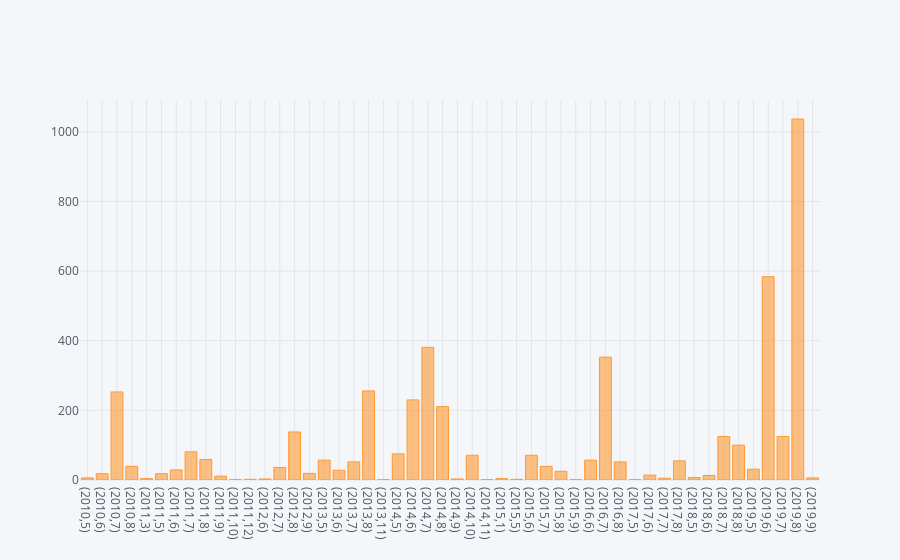

Notebook code cell kept with this figure:
### Code cell
df.groupby(["year", "month"]).size().sort_index().iplot(kind='bar')

### Figure 1 — Plotly figure (JSON) as saved in the notebook; plotly's stock layout.template omitted (floating-point values rounded to 4 significant figures)
{"data": [{"marker": {"color": "rgba(255, 153, 51, 0.6)", "line": {"color": "rgba(255, 153, 51, 1.0)", "width": 1}}, "name": "None", "orientation": "v", "text": "", "type": "bar", "uid": "16116e36-94fa-4559-8fc9-18794ac6f51a", "x": ["(2010,5)", "(2010,6)", "(2010,7)", "(2010,8)", "(2011,3)", "(2011,5)", "(2011,6)", "(2011,7)", "(2011,8)", "(2011,9)", "(2011,10)", "(2011,12)", "(2012,6)", "(2012,7)", "(2012,8)", "(2012,9)", "(2013,5)", "(2013,6)", "(2013,7)", "(2013,8)", "(2013,11)", "(2014,5)", "(2014,6)", "(2014,7)", "(2014,8)", "(2014,9)", "(2014,10)", "(2014,11)", "(2015,1)", "(2015,5)", "(2015,6)", "(2015,7)", "(2015,8)", "(2015,9)", "(2016,6)", "(2016,7)", "(2016,8)", "(2017,5)", "(2017,6)", "(2017,7)", "(2017,8)", "(2018,5)", "(2018,6)", "(2018,7)", "(2018,8)", "(2019,5)", "(2019,6)", "(2019,7)", "(2019,8)", "(2019,9)"], "y": [6, 18, 253, 39, 4, 18, 29, 81, 59, 11, 1, 2, 3, 36, 138, 19, 57, 28, 52, 256, 1, 75, 230, 381, 211, 3, 71, 1, 4, 2, 71, 39, 25, 1, 57, 353, 52, 1, 14, 5, 55, 7, 13, 125, 100, 31, 584, 125, 1037, 6]}], "layout": {"legend": {"bgcolor": "#F5F6F9", "font": {"color": "#4D5663"}}, "paper_bgcolor": "#F5F6F9", "plot_bgcolor": "#F5F6F9", "title": {"font": {"color": "#4D5663"}}, "xaxis": {"gridcolor": "#E1E5ED", "showgrid": true, "tickfont": {"color": "#4D5663"}, "title": {"font": {"color": "#4D5663"}, "text": ""}, "zerolinecolor": "#E1E5ED"}, "yaxis": {"gridcolor": "#E1E5ED", "showgrid": true, "tickfont": {"color": "#4D5663"}, "title": {"font": {"color": "#4D5663"}, "text": ""}, "zerolinecolor": "#E1E5ED"}}}
